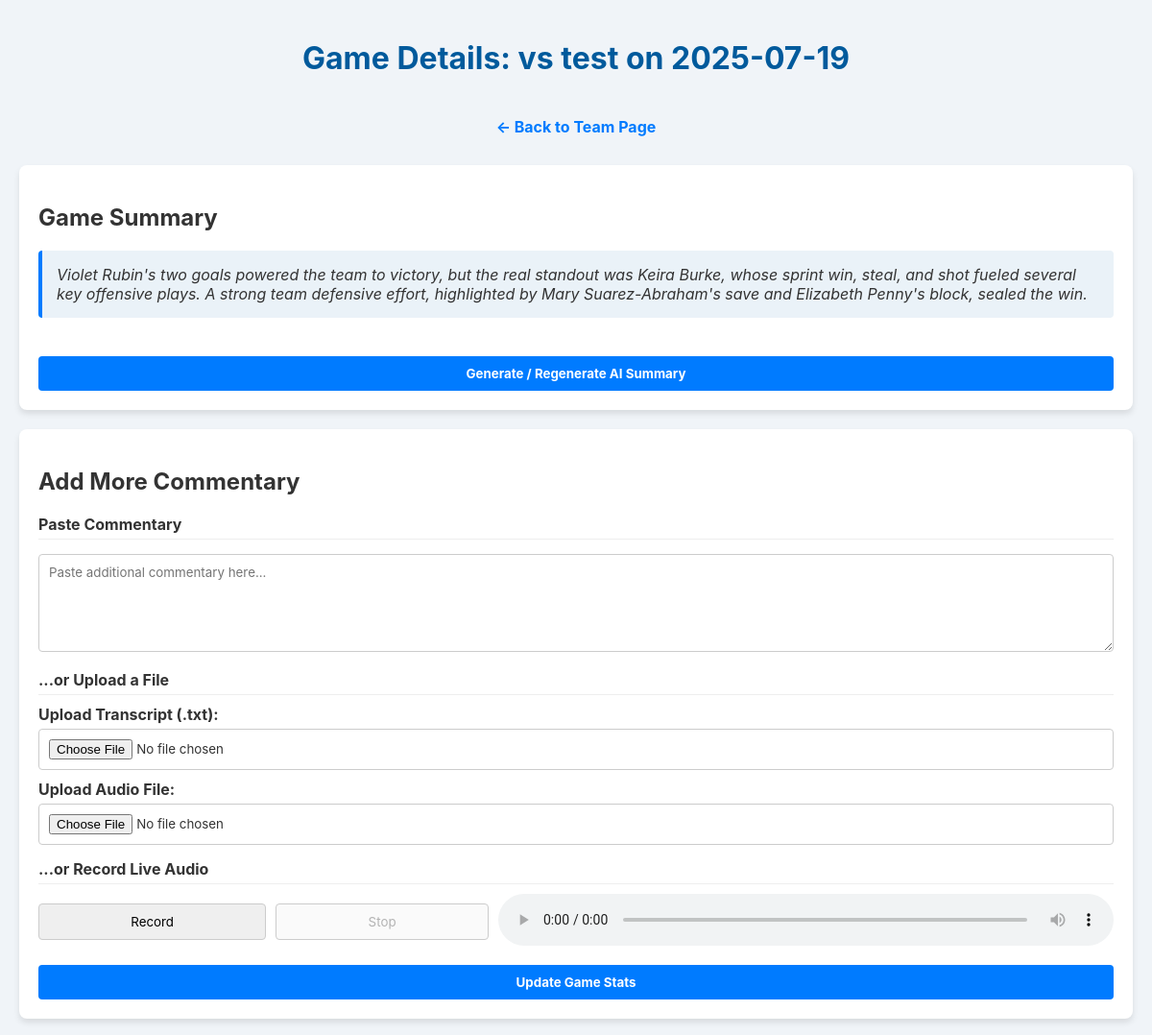
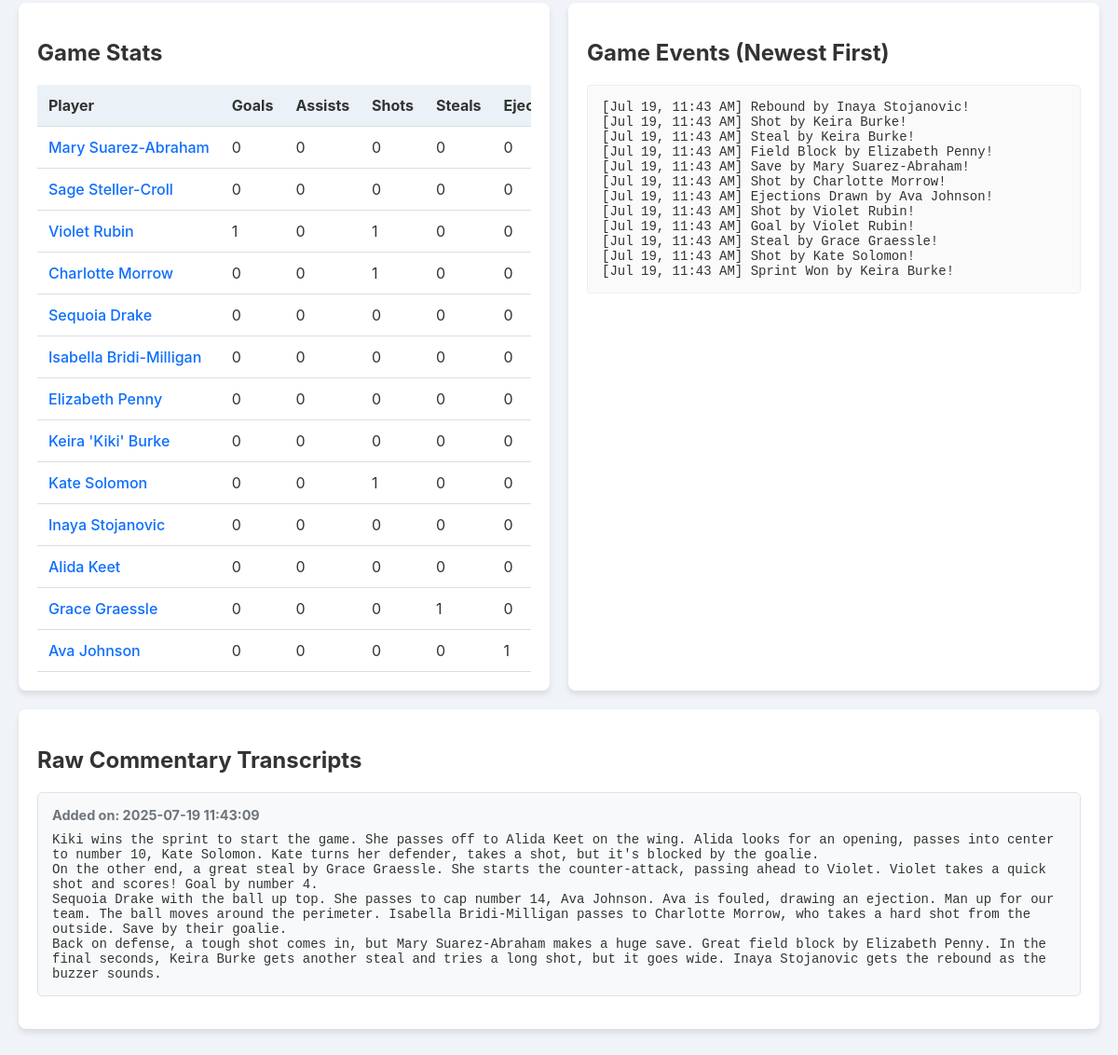
Screenshot of /team/SC_16U_black/game/0072f6e7-2017-47d3-93c6-a538c1c8c5f0 with the database file from the repository (2 pictures, top to bottom).
### app.py (models this page shows)
class Game(db.Model):
    id = db.Column(db.String(100), primary_key=True, default=lambda: str(uuid.uuid4()))
    team_id = db.Column(db.String(100), db.ForeignKey('team.id'), nullable=False)
    opponent = db.Column(db.String(100), nullable=False)
    date = db.Column(db.String(50), nullable=False)
    events_list = db.Column(db.JSON)
    formatted_events = db.Column(db.Text)
    game_summary = db.Column(db.Text)
    stats = db.Column(db.JSON)
    raw_transcripts = db.Column(db.JSON) # NEW FIELD

class Player(db.Model):
    id = db.Column(db.Integer, primary_key=True)
    name = db.Column(db.String(100), nullable=False)
    team_id = db.Column(db.String(100), db.ForeignKey('team.id'), nullable=False)
    cap_number = db.Column(db.Integer)
    picture = db.Column(db.String(255))
    school = db.Column(db.String(100))
    club = db.Column(db.String(100))
    height = db.Column(db.String(20))
    handedness = db.Column(db.String(20))
    position = db.Column(db.String(50))
    favorite_ice_cream = db.Column(db.String(100))

### app.py (the view)
@app.route('/team/<team_id>/game/<game_id>')
def game_detail(team_id, game_id):
    game = Game.query.get_or_404(game_id)
    roster = Player.query.filter_by(team_id=team_id).all()
    player_names = [player.name for player in roster]
    return render_template('game.html', team_id=team_id, game=game, stat_categories=STAT_CATEGORIES, player_names=player_names)

### app.py (called while the page is built)
@app.context_processor
def inject_version():
    return dict(version=time.time())

### templates/game.html (shortened to what this page needs)
<!DOCTYPE html>
<html lang="en">
<head>
    <link rel="stylesheet" href="{{ url_for('static', filename='style.css') }}?v={{ version }}">
</head>
<body>
    <header>
        <h1>Game Details: vs {{ game.opponent }} on {{ game.date }}</h1>
        <a href="{{ url_for('index', team_id=team_id) }}" class="back-link">&larr; Back to Team Page</a>
    </header>
    <main class="container">
        <div class="card">
            <h2>Game Summary</h2>
            <div class="game-summary">
                <p>{{ game.game_summary or 'No summary available.' }}</p>
            </div>
            <form action="{{ url_for('generate_summary', team_id=team_id, game_id=game.id) }}" method="post" style="margin-top: 15px;">
                <button type="submit" class="submit-button">Generate / Regenerate AI Summary</button>
            </form>
        </div>
        <div class="card">
            <h2>Add More Commentary</h2>
            <form action="{{ url_for('update_game', team_id=team_id, game_id=game.id) }}" method="post" enctype="multipart/form-data">
                <p class="form-section-header">Paste Commentary</p>
                <textarea name="commentary_text" rows="5" placeholder="Paste additional commentary here..."></textarea>
                <p class="form-section-header">...or Upload a File</p>
                <label for="transcript_file">Upload Transcript (.txt):</label>
                <input type="file" id="transcript_file" name="transcript_file" accept=".txt">
                <label for="audio_file">Upload Audio File:</label>
                <input type="file" id="audio_file" name="audio_file" accept="audio/*">
                <p class="form-section-header">...or Record Live Audio</p>
                <div class="audio-recorder">
                    <button type="button" id="recordButton">Record</button>
                    <button type="button" id="stopButton" disabled>Stop</button>
                    <audio id="audioPlayback" controls></audio>
                </div>
                <button type="submit" class="submit-button">Update Game Stats</button>
            </form>
        </div>
        <div class="data-grid">
            <div class="card">
                <h2>Game Stats</h2>
                <div class="table-container">
                    <table>
                        <thead>
                            <tr>
                                <th>Player</th>
                                {% for category in stat_categories %}
                                    <th>{{ category.replace('_', ' ').title() }}s</th>
                                {% endfor %}
                            </tr>
                        </thead>
                        <tbody>
                            {% for player_name in player_names %}
                            <tr>
                                <td><a href="{{ url_for('player_detail', team_id=team_id, player_name=player_name) }}">{{ player_name }}</a></td>
                                {% for category in stat_categories %}
                                    <td>{{ game.stats.get(player_name, {}).get(category, 0) }}</td>
                                {% endfor %}
                            </tr>
                            {% endfor %}
                        </tbody>
                    </table>
                </div>
            </div>
            <div class="card">
                <h2>Game Events (Newest First)</h2>
                <div class="transcript">
                    <pre>{{ game.formatted_events or 'No events available.' | safe }}</pre>
                </div>
            </div>
        </div>
        <div class="card">
            <h2>Raw Commentary Transcripts</h2>
            <div class="transcript-log">
                {% if game.raw_transcripts %}
                    {% for transcript in game.raw_transcripts %}
                        <div class="transcript-entry">
                            <p class="transcript-timestamp">Added on: {{ transcript.timestamp.split('.')[0] }}</p>
                            <pre>{{ transcript.text }}</pre>
                        </div>
                    {% endfor %}
                {% else %}
                    <p>No raw transcripts have been saved for this game.</p>
                {% endif %}
            </div>
        </div>
    </main>
</body>
</html>

### static/style.css (style rules this page uses)
body { font-family: -apple-system, BlinkMacSystemFont, "Segoe UI", Roboto, Helvetica, Arial, sans-serif; background-color: #f0f4f8; color: #333; margin: 0; padding: 20px; }
.container { max-width: 1200px; margin: 0 auto; }
header { text-align: center; margin-bottom: 30px; color: #005a9c; width: 100%; }
.card { background-color: #fff; border-radius: 8px; box-shadow: 0 4px 6px rgba(0,0,0,0.1); padding: 20px; margin-bottom: 20px; }
.data-grid { display: grid; grid-template-columns: repeat(auto-fit, minmax(300px, 1fr)); gap: 20px; }
.table-container { width: 100%; overflow-x: auto; }
table { width: 100%; border-collapse: collapse; }
th, td { text-align: left; padding: 12px; border-bottom: 1px solid #ddd; white-space: nowrap; }
th { background-color: #eaf2f8; }
td a { text-decoration: none; color: #0d6efd; font-weight: 500; }
form label { display: block; margin-top: 10px; font-weight: bold; }
form input, form button, form textarea { width: 100%; padding: 10px; margin-top: 5px; border-radius: 4px; border: 1px solid #ccc; box-sizing: border-box; font-family: -apple-system, BlinkMacSystemFont, "Segoe UI", Roboto, Helvetica, Arial, sans-serif; }
form textarea { resize: vertical; min-height: 80px; }
.submit-button { background-color: #007bff; color: white; border: none; cursor: pointer; margin-top: 20px; font-weight: bold; }
.transcript { max-height: 400px; overflow-y: auto; background-color: #fafafa; border: 1px solid #eee; padding: 15px; border-radius: 4px; }
.transcript pre { white-space: pre-wrap; word-wrap: break-word; font-family: monospace; font-size: 14px; color: #333; margin: 0; }
.back-link { display: inline-block; margin-top: 20px; font-size: 16px; text-decoration: none; font-weight: bold; color: #007bff; }
.form-section-header { font-weight: bold; margin-top: 15px; margin-bottom: 10px; border-bottom: 1px solid #eee; padding-bottom: 5px; }
.audio-recorder { display: flex; align-items: center; gap: 10px; margin-top: 10px; }
.audio-recorder button { width: auto; flex-grow: 1; }
#audioPlayback { flex-grow: 2; }
.game-summary { background-color: #eaf2f8; border-left: 4px solid #007bff; margin-bottom: 20px; padding: 15px; border-radius: 4px; }
.game-summary p { margin: 0; font-style: italic; color: #333; }
.transcript-log { max-height: 500px; overflow-y: auto; }
.transcript-entry { background-color: #f8f9fa; border: 1px solid #dee2e6; border-radius: 5px; padding: 15px; margin-bottom: 15px; }
.transcript-timestamp { font-size: 0.9em; font-weight: bold; color: #6c757d; margin: 0 0 10px 0; }
.transcript-entry pre { white-space: pre-wrap; word-wrap: break-word; font-family: monospace; font-size: 14px; color: #333; margin: 0; }

### rows the page displays
Game: opponent "test", date "2025-07-19", game_summary "Violet Rubin's two goals powered the team to victory, but the real standout was Keira Burke, whose sprint win, steal, and shot fueled several key offensive plays. A strong team defensive effort, highlighted by Mary Suarez-Abraham's save and Elizabeth Penny's block, sealed the win.", stats.get "0" "0" "0" "0" "0" "0" "0" "0" "0" "0" "1" "0" "1" "0" "0" "0" "0" "1" "0" "0" "0" "0" "0" "0" "0" "0" "0" "0" "0" "0" "0" "0" "0" "0" "0" "0" "0" "0" "0" "0" "0" "0" "1" "0" "0" "0" "0" "0" "0" "0" "0" "0" "0" "0" "0" "0" "0" "0" "1" "0" "0" "0" "0" "0" "1", formatted_events "[Jul 19, 11:43 AM] Rebound by Inaya Stojanovic! [Jul 19, 11:43 AM] Shot by Keira Burke! [Jul 19, 11:43 AM] Steal by Keira Burke! [Jul 19, 11:43 AM] Field Block by Elizabeth Penny! [Jul 19, 11:43 AM] Save by Mary Suarez-Abraham! [Jul 19, 11:43 AM] Shot by Charlotte Morrow! [Jul 19, 11:43 AM] Ejections Drawn by Ava Johnson! [Jul 19, 11:43 AM] Shot by Violet Rubin! [Jul 19, 11:43 AM] Goal by Violet Rubin! [Jul 19, 11:43 AM] Steal by Grace Graessle! [Jul 19, 11:43 AM] Shot by Kate Solomon! [Jul 19, 11:43 AM] Sprint Won by Keira Burke!"
Player: name "Mary Suarez-Abraham"
Player: name "Sage Steller-Croll"
Player: name "Violet Rubin"
Player: name "Charlotte Morrow"
Player: name "Sequoia Drake"
Player: name "Isabella Bridi-Milligan"
Player: name "Elizabeth Penny"
Player: name "Keira 'Kiki' Burke"
Player: name "Kate Solomon"
Player: name "Inaya Stojanovic"
Player: name "Alida Keet"
Player: name "Grace Graessle"
Player: name "Ava Johnson"

### other values shown
{{ category.replace('_', ' ').title() }} "Goal" "Assist" "Shot" "Steal"
{{ transcript.timestamp.split('.')[0] }} "2025-07-19 11:43:09"
